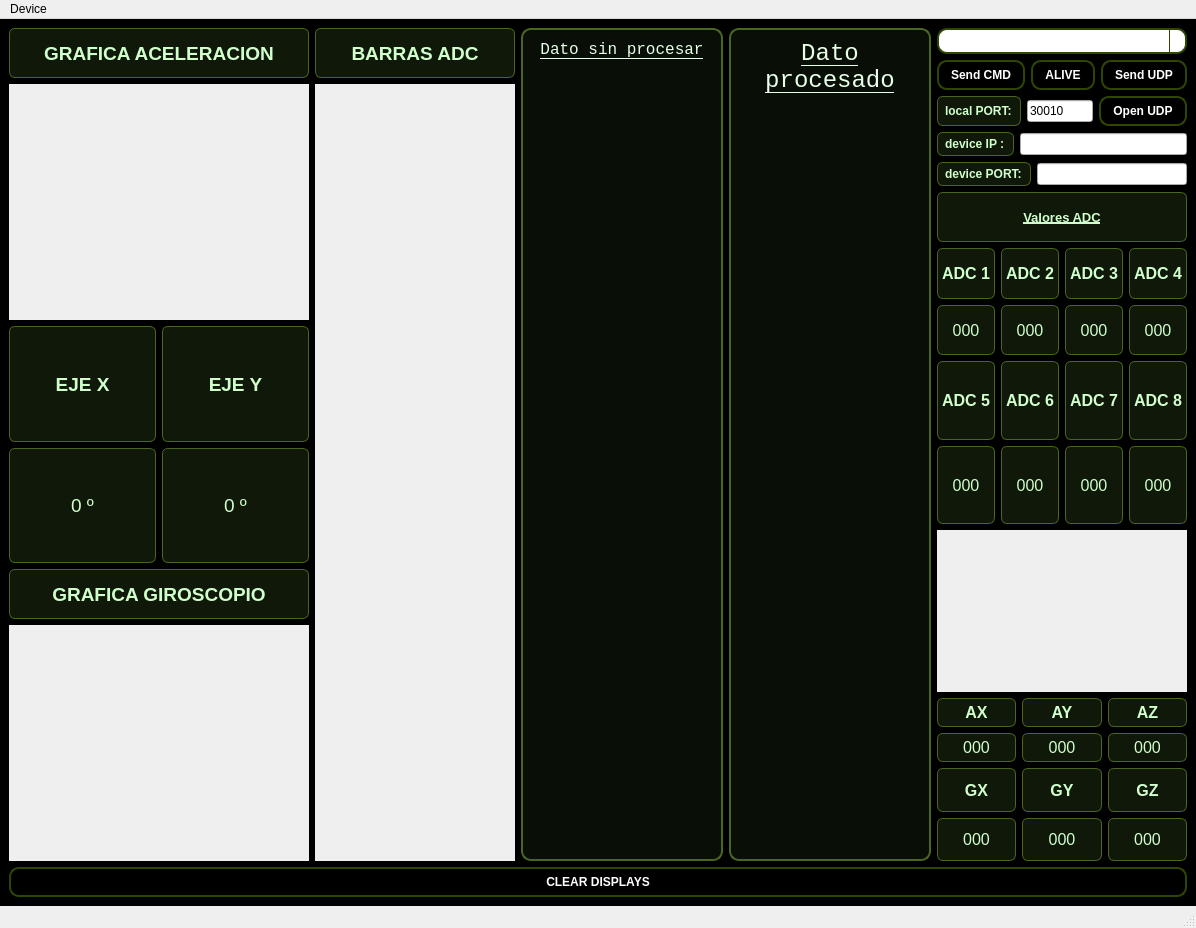
<?xml version="1.0" encoding="UTF-8"?>
<ui version="4.0">
 <class>MainWindow</class>
 <widget class="QMainWindow" name="MainWindow">
  <property name="geometry">
   <rect>
    <x>0</x>
    <y>0</y>
    <width>1196</width>
    <height>928</height>
   </rect>
  </property>
  <property name="windowTitle">
   <string>Comunications</string>
  </property>
  <property name="styleSheet">
   <string notr="true">#centralwidget {
    background-color: black;
    background-image: url(:/img/logoUNERsolo.png);
    background-repeat: no-repeat;
    background-position: center;
}

/* QMenu con verde militar degradado */
QMenu {
    background-color: qlineargradient(spread:pad, x1:0, y1:0, x2:1, y2:0,
        stop:0 #556b2f, stop:1 #3a5f0b);
    color: white;
    font-weight: bold;
    border: 1px solid #6b8e23;
}

/* Botones */
QPushButton {
    color: white;
    background-color: qlineargradient(x1:0, y1:0, x2:0, y2:1,
        stop:0 #6b8e23, stop:1 #3a5f0b);
    border: 2px solid #2e4600;
    border-radius: 10px;
    padding: 6px 12px;
    font-weight: bold;
}
QPushButton:hover {
    background-color: #4b6e1f;
}

/* Labels */
QLabel {
    color: #d0ffcc;
    border: 1px solid #4a6620;
    background-color: rgba(50, 80, 30, 0.3);
    border-radius: 6px;
    padding: 4px;
}

/* QTextEdit */
QTextEdit {
    border: 2px solid #4a6620;
    border-radius: 10px;
    background-color: rgba(30, 50, 20, 0.3);
    color: #e6ffe6;
    padding: 6px;
    font-family: Consolas;
}

/* Personalizados */
QTextEdit#textEdit_RAW {
    font-size: 14px;
    font-style: italic;
}
QTextEdit#textEdit_PROCCES {
    font-size: 18px;
    font-style: italic;
}

/* ComboBox */
QComboBox {
    color: white;
    background-color: qlineargradient(x1:0, y1:0, x2:1, y2:1,
        stop:0 #6b8e23, stop:1 #3a5f0b);
    border: 2px solid #2e4600;
    border-radius: 10px;
    padding: 3px;
}
QComboBox:on {
    padding-top: 3px;
    padding-left: 4px;
}
QComboBox::drop-down {
    subcontrol-origin: padding;
    subcontrol-position: top right;
    width: 15px;
    border-left: 1px solid #2e4600;
    border-top-right-radius: 6px;
    border-bottom-right-radius: 6px;
}
</string>
  </property>
  <widget class="QWidget" name="centralwidget">
   <property name="styleSheet">
    <string notr="true">#centralWidget { background: rgb(255, 164, 73); }
</string>
   </property>
   <layout class="QGridLayout" name="gridLayout">
    <item row="0" column="0">
     <layout class="QHBoxLayout" name="horizontalLayout_10">
      <item>
       <layout class="QVBoxLayout" name="verticalLayout_9">
        <item>
         <widget class="QLabel" name="label_10">
          <property name="maximumSize">
           <size>
            <width>16777215</width>
            <height>50</height>
           </size>
          </property>
          <property name="font">
           <font>
            <pointsize>14</pointsize>
            <bold>true</bold>
           </font>
          </property>
          <property name="text">
           <string>GRAFICA ACELERACION</string>
          </property>
          <property name="alignment">
           <set>Qt::AlignCenter</set>
          </property>
         </widget>
        </item>
        <item>
         <widget class="QChartView" name="accelerationWidget" native="true">
          <property name="minimumSize">
           <size>
            <width>300</width>
            <height>200</height>
           </size>
          </property>
          <property name="autoFillBackground">
           <bool>true</bool>
          </property>
         </widget>
        </item>
        <item>
         <layout class="QHBoxLayout" name="horizontalLayout_14">
          <item>
           <layout class="QVBoxLayout" name="verticalLayout_11">
            <item>
             <widget class="QLabel" name="label_inclination_X">
              <property name="minimumSize">
               <size>
                <width>100</width>
                <height>50</height>
               </size>
              </property>
              <property name="font">
               <font>
                <pointsize>14</pointsize>
                <bold>true</bold>
               </font>
              </property>
              <property name="text">
               <string>EJE X</string>
              </property>
              <property name="alignment">
               <set>Qt::AlignCenter</set>
              </property>
             </widget>
            </item>
            <item>
             <widget class="QLabel" name="label_inclination_Xvalue">
              <property name="minimumSize">
               <size>
                <width>100</width>
                <height>50</height>
               </size>
              </property>
              <property name="font">
               <font>
                <pointsize>14</pointsize>
               </font>
              </property>
              <property name="text">
               <string>0 º</string>
              </property>
              <property name="alignment">
               <set>Qt::AlignCenter</set>
              </property>
             </widget>
            </item>
           </layout>
          </item>
          <item>
           <layout class="QVBoxLayout" name="verticalLayout_12">
            <item>
             <widget class="QLabel" name="label_inclination_Y">
              <property name="font">
               <font>
                <pointsize>14</pointsize>
                <bold>true</bold>
               </font>
              </property>
              <property name="text">
               <string>EJE Y</string>
              </property>
              <property name="alignment">
               <set>Qt::AlignCenter</set>
              </property>
             </widget>
            </item>
            <item>
             <widget class="QLabel" name="label_inclination_Yvalue">
              <property name="font">
               <font>
                <pointsize>14</pointsize>
               </font>
              </property>
              <property name="text">
               <string>0 º</string>
              </property>
              <property name="alignment">
               <set>Qt::AlignCenter</set>
              </property>
             </widget>
            </item>
           </layout>
          </item>
         </layout>
        </item>
        <item>
         <widget class="QLabel" name="label_11">
          <property name="maximumSize">
           <size>
            <width>16777215</width>
            <height>50</height>
           </size>
          </property>
          <property name="font">
           <font>
            <pointsize>14</pointsize>
            <bold>true</bold>
           </font>
          </property>
          <property name="text">
           <string>GRAFICA GIROSCOPIO</string>
          </property>
          <property name="alignment">
           <set>Qt::AlignCenter</set>
          </property>
         </widget>
        </item>
        <item>
         <widget class="QChartView" name="gyroscopeWidget" native="true">
          <property name="autoFillBackground">
           <bool>true</bool>
          </property>
         </widget>
        </item>
       </layout>
      </item>
      <item>
       <layout class="QVBoxLayout" name="verticalLayout_10">
        <item>
         <widget class="QLabel" name="label_12">
          <property name="maximumSize">
           <size>
            <width>16777215</width>
            <height>50</height>
           </size>
          </property>
          <property name="font">
           <font>
            <pointsize>14</pointsize>
            <bold>true</bold>
           </font>
          </property>
          <property name="text">
           <string>BARRAS ADC</string>
          </property>
          <property name="alignment">
           <set>Qt::AlignCenter</set>
          </property>
         </widget>
        </item>
        <item>
         <widget class="QChartView" name="adcBarrasWidget" native="true">
          <property name="minimumSize">
           <size>
            <width>200</width>
            <height>0</height>
           </size>
          </property>
          <property name="autoFillBackground">
           <bool>true</bool>
          </property>
         </widget>
        </item>
       </layout>
      </item>
      <item>
       <widget class="QTextEdit" name="textEdit_RAW">
        <property name="minimumSize">
         <size>
          <width>200</width>
          <height>0</height>
         </size>
        </property>
        <property name="maximumSize">
         <size>
          <width>300</width>
          <height>16777215</height>
         </size>
        </property>
        <property name="font">
         <font>
          <family>Consolas</family>
          <pointsize>-1</pointsize>
          <italic>true</italic>
          <bold>true</bold>
         </font>
        </property>
        <property name="frameShape">
         <enum>QFrame::HLine</enum>
        </property>
        <property name="html">
         <string>&lt;!DOCTYPE HTML PUBLIC &quot;-//W3C//DTD HTML 4.0//EN&quot; &quot;http://www.w3.org/TR/REC-html40/strict.dtd&quot;&gt;
&lt;html&gt;&lt;head&gt;&lt;meta name=&quot;qrichtext&quot; content=&quot;1&quot; /&gt;&lt;meta charset=&quot;utf-8&quot; /&gt;&lt;style type=&quot;text/css&quot;&gt;
p, li { white-space: pre-wrap; }
hr { height: 1px; border-width: 0; }
li.unchecked::marker { content: &quot;\2610&quot;; }
li.checked::marker { content: &quot;\2612&quot;; }
&lt;/style&gt;&lt;/head&gt;&lt;body style=&quot; font-family:'Consolas'; font-size:14px; font-weight:700; font-style:italic;&quot;&gt;
&lt;p align=&quot;center&quot; style=&quot; margin-top:0px; margin-bottom:0px; margin-left:0px; margin-right:0px; -qt-block-indent:0; text-indent:0px;&quot;&gt;&lt;span style=&quot; font-family:'Verdana'; font-size:16px; font-weight:400; font-style:normal; text-decoration: underline;&quot;&gt;Dato sin procesar&lt;/span&gt;&lt;/p&gt;&lt;/body&gt;&lt;/html&gt;</string>
        </property>
       </widget>
      </item>
      <item>
       <widget class="QTextEdit" name="textEdit_PROCCES">
        <property name="minimumSize">
         <size>
          <width>200</width>
          <height>0</height>
         </size>
        </property>
        <property name="maximumSize">
         <size>
          <width>300</width>
          <height>16777215</height>
         </size>
        </property>
        <property name="font">
         <font>
          <family>Consolas</family>
          <pointsize>-1</pointsize>
          <italic>true</italic>
          <bold>true</bold>
         </font>
        </property>
        <property name="html">
         <string>&lt;!DOCTYPE HTML PUBLIC &quot;-//W3C//DTD HTML 4.0//EN&quot; &quot;http://www.w3.org/TR/REC-html40/strict.dtd&quot;&gt;
&lt;html&gt;&lt;head&gt;&lt;meta name=&quot;qrichtext&quot; content=&quot;1&quot; /&gt;&lt;meta charset=&quot;utf-8&quot; /&gt;&lt;style type=&quot;text/css&quot;&gt;
p, li { white-space: pre-wrap; }
hr { height: 1px; border-width: 0; }
li.unchecked::marker { content: &quot;\2610&quot;; }
li.checked::marker { content: &quot;\2612&quot;; }
&lt;/style&gt;&lt;/head&gt;&lt;body style=&quot; font-family:'Consolas'; font-size:18px; font-weight:700; font-style:italic;&quot;&gt;
&lt;p align=&quot;center&quot; style=&quot; margin-top:0px; margin-bottom:0px; margin-left:0px; margin-right:0px; -qt-block-indent:0; text-indent:0px;&quot;&gt;&lt;span style=&quot; font-family:'Verdana'; font-size:24px; font-weight:400; font-style:normal; text-decoration: underline;&quot;&gt;Dato procesado&lt;/span&gt;&lt;/p&gt;&lt;/body&gt;&lt;/html&gt;</string>
        </property>
       </widget>
      </item>
      <item>
       <layout class="QVBoxLayout" name="verticalLayout_6">
        <item>
         <layout class="QVBoxLayout" name="verticalLayout_5">
          <item>
           <widget class="QComboBox" name="comboBox_CMD"/>
          </item>
          <item>
           <layout class="QHBoxLayout" name="horizontalLayout">
            <item>
             <widget class="QPushButton" name="pushButton_SEND">
              <property name="text">
               <string>Send CMD</string>
              </property>
             </widget>
            </item>
            <item>
             <widget class="QPushButton" name="pushButton_ALIVE">
              <property name="text">
               <string>ALIVE</string>
              </property>
             </widget>
            </item>
            <item>
             <widget class="QPushButton" name="pushButton_UDP">
              <property name="text">
               <string>Send UDP</string>
              </property>
             </widget>
            </item>
           </layout>
          </item>
          <item>
           <layout class="QVBoxLayout" name="verticalLayout">
            <item>
             <layout class="QHBoxLayout" name="horizontalLayout_2">
              <item>
               <widget class="QLabel" name="label_9">
                <property name="font">
                 <font>
                  <bold>true</bold>
                 </font>
                </property>
                <property name="frameShape">
                 <enum>QFrame::NoFrame</enum>
                </property>
                <property name="text">
                 <string>local PORT:</string>
                </property>
               </widget>
              </item>
              <item>
               <widget class="QLineEdit" name="lineEdit_LOCALPORT">
                <property name="text">
                 <string>30010</string>
                </property>
               </widget>
              </item>
              <item>
               <widget class="QPushButton" name="pushButton_OPENUDP">
                <property name="text">
                 <string>Open UDP</string>
                </property>
               </widget>
              </item>
             </layout>
            </item>
            <item>
             <layout class="QHBoxLayout" name="horizontalLayout_8">
              <item>
               <widget class="QLabel" name="label_7">
                <property name="font">
                 <font>
                  <bold>true</bold>
                 </font>
                </property>
                <property name="text">
                 <string>device IP :</string>
                </property>
               </widget>
              </item>
              <item>
               <widget class="QLineEdit" name="lineEdit_IP_REMOTA"/>
              </item>
             </layout>
            </item>
            <item>
             <layout class="QHBoxLayout" name="horizontalLayout_9">
              <item>
               <widget class="QLabel" name="label_8">
                <property name="font">
                 <font>
                  <bold>true</bold>
                 </font>
                </property>
                <property name="text">
                 <string>device PORT:</string>
                </property>
               </widget>
              </item>
              <item>
               <widget class="QLineEdit" name="lineEdit_DEVICEPORT">
                <property name="text">
                 <string/>
                </property>
               </widget>
              </item>
             </layout>
            </item>
           </layout>
          </item>
         </layout>
        </item>
        <item>
         <layout class="QVBoxLayout" name="verticalLayout_2" stretch="0,0,0">
          <item>
           <widget class="QLabel" name="label_6">
            <property name="font">
             <font>
              <pointsize>10</pointsize>
              <bold>true</bold>
              <underline>true</underline>
             </font>
            </property>
            <property name="text">
             <string>Valores ADC</string>
            </property>
            <property name="alignment">
             <set>Qt::AlignCenter</set>
            </property>
           </widget>
          </item>
          <item>
           <layout class="QHBoxLayout" name="horizontalLayout_3">
            <item>
             <widget class="QLabel" name="label_ADC_1">
              <property name="font">
               <font>
                <pointsize>12</pointsize>
                <bold>true</bold>
               </font>
              </property>
              <property name="frameShape">
               <enum>QFrame::Panel</enum>
              </property>
              <property name="text">
               <string>ADC 1</string>
              </property>
              <property name="alignment">
               <set>Qt::AlignCenter</set>
              </property>
             </widget>
            </item>
            <item>
             <widget class="QLabel" name="label_2">
              <property name="font">
               <font>
                <pointsize>12</pointsize>
                <bold>true</bold>
               </font>
              </property>
              <property name="frameShape">
               <enum>QFrame::Panel</enum>
              </property>
              <property name="text">
               <string>ADC 2</string>
              </property>
              <property name="alignment">
               <set>Qt::AlignCenter</set>
              </property>
             </widget>
            </item>
            <item>
             <widget class="QLabel" name="label_ADC_3">
              <property name="font">
               <font>
                <pointsize>12</pointsize>
                <bold>true</bold>
               </font>
              </property>
              <property name="frameShape">
               <enum>QFrame::Panel</enum>
              </property>
              <property name="text">
               <string>ADC 3</string>
              </property>
              <property name="alignment">
               <set>Qt::AlignCenter</set>
              </property>
             </widget>
            </item>
            <item>
             <widget class="QLabel" name="label_ADC_4">
              <property name="font">
               <font>
                <pointsize>12</pointsize>
                <bold>true</bold>
               </font>
              </property>
              <property name="text">
               <string>ADC 4</string>
              </property>
              <property name="alignment">
               <set>Qt::AlignCenter</set>
              </property>
             </widget>
            </item>
           </layout>
          </item>
          <item>
           <layout class="QHBoxLayout" name="horizontalLayout_4">
            <item>
             <widget class="QLabel" name="label_ADCVALUE_1">
              <property name="font">
               <font>
                <pointsize>12</pointsize>
                <italic>false</italic>
                <bold>false</bold>
               </font>
              </property>
              <property name="frameShape">
               <enum>QFrame::Panel</enum>
              </property>
              <property name="text">
               <string>000</string>
              </property>
              <property name="alignment">
               <set>Qt::AlignCenter</set>
              </property>
             </widget>
            </item>
            <item>
             <widget class="QLabel" name="label_ADCVALUE_2">
              <property name="font">
               <font>
                <pointsize>12</pointsize>
                <italic>false</italic>
                <bold>false</bold>
               </font>
              </property>
              <property name="frameShape">
               <enum>QFrame::Panel</enum>
              </property>
              <property name="text">
               <string>000</string>
              </property>
              <property name="alignment">
               <set>Qt::AlignCenter</set>
              </property>
             </widget>
            </item>
            <item>
             <widget class="QLabel" name="label_ADCVALUE_3">
              <property name="font">
               <font>
                <pointsize>12</pointsize>
                <italic>false</italic>
                <bold>false</bold>
               </font>
              </property>
              <property name="frameShape">
               <enum>QFrame::Panel</enum>
              </property>
              <property name="text">
               <string>000</string>
              </property>
              <property name="alignment">
               <set>Qt::AlignCenter</set>
              </property>
             </widget>
            </item>
            <item>
             <widget class="QLabel" name="label_ADCVALUE_4">
              <property name="font">
               <font>
                <pointsize>12</pointsize>
               </font>
              </property>
              <property name="text">
               <string>000</string>
              </property>
              <property name="alignment">
               <set>Qt::AlignCenter</set>
              </property>
             </widget>
            </item>
           </layout>
          </item>
         </layout>
        </item>
        <item>
         <layout class="QVBoxLayout" name="verticalLayout_7">
          <item>
           <layout class="QHBoxLayout" name="horizontalLayout_7">
            <item>
             <widget class="QLabel" name="label_ADC_5">
              <property name="font">
               <font>
                <pointsize>12</pointsize>
                <bold>true</bold>
               </font>
              </property>
              <property name="text">
               <string>ADC 5</string>
              </property>
              <property name="alignment">
               <set>Qt::AlignCenter</set>
              </property>
             </widget>
            </item>
            <item>
             <widget class="QLabel" name="label_ADC_6">
              <property name="font">
               <font>
                <pointsize>12</pointsize>
                <bold>true</bold>
               </font>
              </property>
              <property name="text">
               <string>ADC 6</string>
              </property>
              <property name="alignment">
               <set>Qt::AlignCenter</set>
              </property>
             </widget>
            </item>
            <item>
             <widget class="QLabel" name="label_ADC_7">
              <property name="font">
               <font>
                <pointsize>12</pointsize>
                <bold>true</bold>
               </font>
              </property>
              <property name="text">
               <string>ADC 7</string>
              </property>
              <property name="alignment">
               <set>Qt::AlignCenter</set>
              </property>
             </widget>
            </item>
            <item>
             <widget class="QLabel" name="label_ADC_8">
              <property name="font">
               <font>
                <pointsize>12</pointsize>
                <bold>true</bold>
               </font>
              </property>
              <property name="text">
               <string>ADC 8</string>
              </property>
              <property name="alignment">
               <set>Qt::AlignCenter</set>
              </property>
             </widget>
            </item>
           </layout>
          </item>
          <item>
           <layout class="QHBoxLayout" name="horizontalLayout_11">
            <item>
             <widget class="QLabel" name="label_ADCVALUE_5">
              <property name="font">
               <font>
                <pointsize>12</pointsize>
                <italic>false</italic>
                <bold>false</bold>
               </font>
              </property>
              <property name="text">
               <string>000</string>
              </property>
              <property name="alignment">
               <set>Qt::AlignCenter</set>
              </property>
             </widget>
            </item>
            <item>
             <widget class="QLabel" name="label_ADCVALUE_6">
              <property name="font">
               <font>
                <pointsize>12</pointsize>
                <italic>false</italic>
                <bold>false</bold>
               </font>
              </property>
              <property name="text">
               <string>000</string>
              </property>
              <property name="alignment">
               <set>Qt::AlignCenter</set>
              </property>
             </widget>
            </item>
            <item>
             <widget class="QLabel" name="label_ADCVALUE_7">
              <property name="font">
               <font>
                <pointsize>12</pointsize>
                <italic>false</italic>
                <bold>false</bold>
               </font>
              </property>
              <property name="text">
               <string>000</string>
              </property>
              <property name="alignment">
               <set>Qt::AlignCenter</set>
              </property>
             </widget>
            </item>
            <item>
             <widget class="QLabel" name="label_ADCVALUE_8">
              <property name="font">
               <font>
                <pointsize>12</pointsize>
                <italic>false</italic>
                <bold>false</bold>
               </font>
              </property>
              <property name="text">
               <string>000</string>
              </property>
              <property name="alignment">
               <set>Qt::AlignCenter</set>
              </property>
             </widget>
            </item>
           </layout>
          </item>
         </layout>
        </item>
        <item>
         <widget class="QChartView" name="positionWidget" native="true">
          <property name="minimumSize">
           <size>
            <width>200</width>
            <height>50</height>
           </size>
          </property>
          <property name="baseSize">
           <size>
            <width>300</width>
            <height>300</height>
           </size>
          </property>
          <property name="autoFillBackground">
           <bool>true</bool>
          </property>
         </widget>
        </item>
        <item>
         <layout class="QVBoxLayout" name="verticalLayout_4" stretch="0">
          <item>
           <layout class="QVBoxLayout" name="verticalLayout_3" stretch="0,0,0">
            <item>
             <layout class="QVBoxLayout" name="verticalLayout_8">
              <item>
               <layout class="QHBoxLayout" name="horizontalLayout_5">
                <item>
                 <widget class="QLabel" name="label_AX">
                  <property name="font">
                   <font>
                    <pointsize>12</pointsize>
                    <bold>true</bold>
                   </font>
                  </property>
                  <property name="text">
                   <string>AX</string>
                  </property>
                  <property name="alignment">
                   <set>Qt::AlignCenter</set>
                  </property>
                 </widget>
                </item>
                <item>
                 <widget class="QLabel" name="label_3">
                  <property name="font">
                   <font>
                    <pointsize>12</pointsize>
                    <bold>true</bold>
                   </font>
                  </property>
                  <property name="text">
                   <string>AY</string>
                  </property>
                  <property name="alignment">
                   <set>Qt::AlignCenter</set>
                  </property>
                 </widget>
                </item>
                <item>
                 <widget class="QLabel" name="label_4">
                  <property name="font">
                   <font>
                    <pointsize>12</pointsize>
                    <bold>true</bold>
                   </font>
                  </property>
                  <property name="text">
                   <string>AZ</string>
                  </property>
                  <property name="alignment">
                   <set>Qt::AlignCenter</set>
                  </property>
                 </widget>
                </item>
               </layout>
              </item>
              <item>
               <layout class="QHBoxLayout" name="horizontalLayout_12">
                <item>
                 <widget class="QLabel" name="label_AX_VALUE">
                  <property name="font">
                   <font>
                    <pointsize>12</pointsize>
                   </font>
                  </property>
                  <property name="text">
                   <string>000</string>
                  </property>
                  <property name="alignment">
                   <set>Qt::AlignCenter</set>
                  </property>
                 </widget>
                </item>
                <item>
                 <widget class="QLabel" name="label_AY_VALUE">
                  <property name="font">
                   <font>
                    <pointsize>12</pointsize>
                   </font>
                  </property>
                  <property name="text">
                   <string>000</string>
                  </property>
                  <property name="alignment">
                   <set>Qt::AlignCenter</set>
                  </property>
                 </widget>
                </item>
                <item>
                 <widget class="QLabel" name="label_AZ_VALUE">
                  <property name="font">
                   <font>
                    <pointsize>12</pointsize>
                   </font>
                  </property>
                  <property name="text">
                   <string>000</string>
                  </property>
                  <property name="alignment">
                   <set>Qt::AlignCenter</set>
                  </property>
                 </widget>
                </item>
               </layout>
              </item>
             </layout>
            </item>
            <item>
             <layout class="QHBoxLayout" name="horizontalLayout_13">
              <item>
               <widget class="QLabel" name="label_GX">
                <property name="font">
                 <font>
                  <pointsize>12</pointsize>
                  <bold>true</bold>
                 </font>
                </property>
                <property name="text">
                 <string>GX</string>
                </property>
                <property name="alignment">
                 <set>Qt::AlignCenter</set>
                </property>
               </widget>
              </item>
              <item>
               <widget class="QLabel" name="label_GY">
                <property name="font">
                 <font>
                  <pointsize>12</pointsize>
                  <bold>true</bold>
                 </font>
                </property>
                <property name="text">
                 <string>GY</string>
                </property>
                <property name="alignment">
                 <set>Qt::AlignCenter</set>
                </property>
               </widget>
              </item>
              <item>
               <widget class="QLabel" name="label_GZ">
                <property name="font">
                 <font>
                  <pointsize>12</pointsize>
                  <bold>true</bold>
                 </font>
                </property>
                <property name="text">
                 <string>GZ</string>
                </property>
                <property name="alignment">
                 <set>Qt::AlignCenter</set>
                </property>
               </widget>
              </item>
             </layout>
            </item>
            <item>
             <layout class="QHBoxLayout" name="horizontalLayout_6">
              <item>
               <widget class="QLabel" name="label_GX_VALUE">
                <property name="font">
                 <font>
                  <pointsize>12</pointsize>
                 </font>
                </property>
                <property name="text">
                 <string>000</string>
                </property>
                <property name="alignment">
                 <set>Qt::AlignCenter</set>
                </property>
               </widget>
              </item>
              <item>
               <widget class="QLabel" name="label_GY_VALUE">
                <property name="font">
                 <font>
                  <pointsize>12</pointsize>
                 </font>
                </property>
                <property name="text">
                 <string>000</string>
                </property>
                <property name="alignment">
                 <set>Qt::AlignCenter</set>
                </property>
               </widget>
              </item>
              <item>
               <widget class="QLabel" name="label_GZ_VALUE">
                <property name="font">
                 <font>
                  <pointsize>12</pointsize>
                 </font>
                </property>
                <property name="text">
                 <string>000</string>
                </property>
                <property name="alignment">
                 <set>Qt::AlignCenter</set>
                </property>
               </widget>
              </item>
             </layout>
            </item>
           </layout>
          </item>
         </layout>
        </item>
       </layout>
      </item>
     </layout>
    </item>
    <item row="1" column="0">
     <widget class="QPushButton" name="pushButton">
      <property name="text">
       <string>CLEAR DISPLAYS</string>
      </property>
     </widget>
    </item>
   </layout>
  </widget>
  <widget class="QMenuBar" name="menubar">
   <property name="geometry">
    <rect>
     <x>0</x>
     <y>0</y>
     <width>1196</width>
     <height>21</height>
    </rect>
   </property>
   <widget class="QMenu" name="menuDevice">
    <property name="title">
     <string>Device</string>
    </property>
    <addaction name="actionScanPorts"/>
    <addaction name="actionConnect_Device"/>
    <addaction name="actionDisconnect_Device"/>
    <addaction name="separator"/>
    <addaction name="actionQuit"/>
   </widget>
   <addaction name="menuDevice"/>
  </widget>
  <widget class="QStatusBar" name="statusbar"/>
  <action name="actionScanPorts">
   <property name="text">
    <string>Scan Ports</string>
   </property>
  </action>
  <action name="actionConnect_Device">
   <property name="text">
    <string>Connect Device</string>
   </property>
  </action>
  <action name="actionDisconnect_Device">
   <property name="text">
    <string>Disconnect Device</string>
   </property>
  </action>
  <action name="actionQuit">
   <property name="text">
    <string>Quit</string>
   </property>
  </action>
 </widget>
 <customwidgets>
  <customwidget>
   <class>QChartView</class>
   <extends>QWidget</extends>
   <header location="global">QChartView</header>
   <container>1</container>
  </customwidget>
 </customwidgets>
 <resources/>
 <connections/>
</ui>
